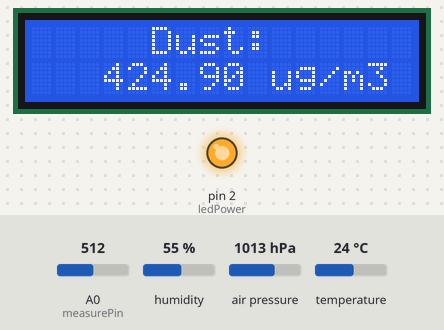
Bench run of a sketch on a simulated Arduino Uno, built with avr-gcc and run on an emulated ATmega328P. Shown: 16×2 character LCD, output pins drawn as LEDs (lit = HIGH). The inputs (shaded band) are chosen by the test bench; at power-on: A0 (measurePin) = 512, temperature 24 °C, air pressure 1013 hPa, humidity 55 %. What the sketch prints to the serial monitor is not drawn.

Above: at 1.2 s.
1.3 s: A0 (measurePin) set to 716
At 12.8 s:
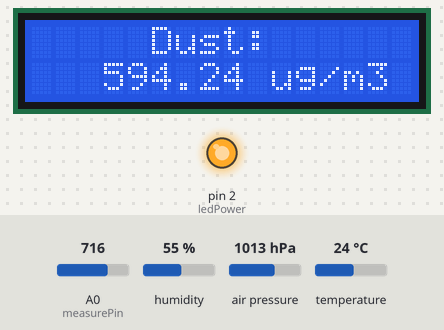
13.6 s: temperature set to 12 °C
At 27.5 s:
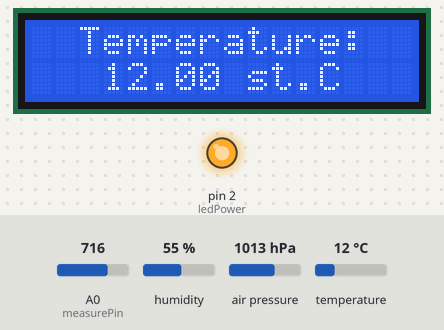
27.6 s: A0 (measurePin) set to 992
At 36.8 s:
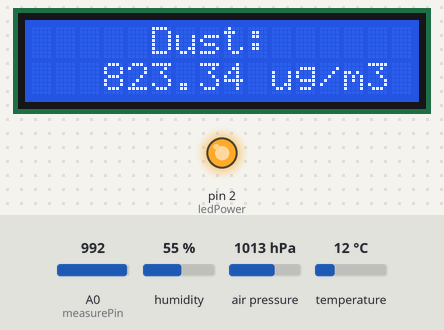
40.7 s: air pressure set to 952 hPa
At 54.6 s:
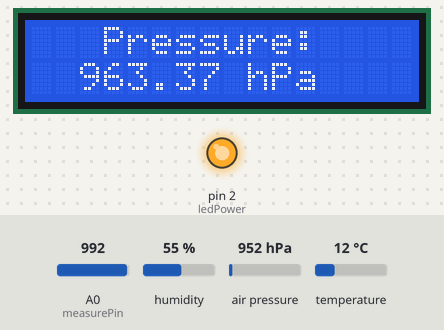
54.7 s: air pressure set to 975 hPa
At 67.0 s:
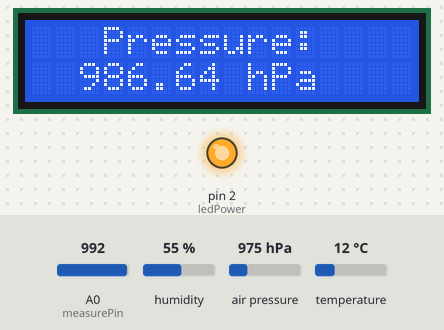
67.8 s: humidity set to 22 %
At 82.5 s:
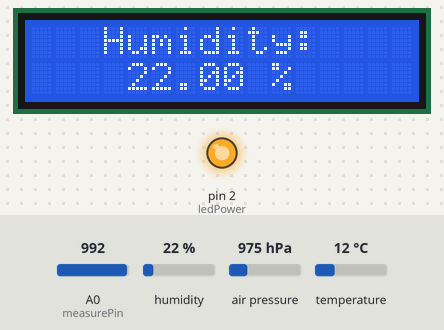
Timing chart, 0 to 82.8 s (numbered marks = the images above; inputs shaded):
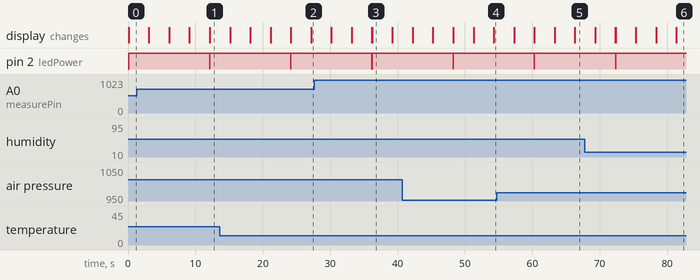

Measured:
- what the display in image 3 shows lasts 3.0 s, from 36.2 s to 39.2 s

The sketch:

sketch_jan2a.ino
```cpp
//Biblioteki

#include <LiquidCrystal.h> //Dołączenie bilbioteki
#include<Wire.h>
#include<SPI.h>
#include<Adafruit_Sensor.h>
#include<Adafruit_BME280.h>

//definiowanie pinów od czujnika temperatury
#define BME_SCK 13
#define BME_MISO 12
#define BME_CS 10
#define BME_MOSI 11
//Zmienne
float Temp;
float Hum;
float Press;

int Dust;
int measurePin = 0;
int ledPower = 2;
int samplingTime = 280;
int deltaTime = 40;
int sleepTime = 9680;
float voMeasured = 0;
float calcVoltage = 0;
float dustDensity = 0;

#define SEALEVELPRESSURE_HPA (1013.25)
#define ALTITUDE 100.0
Adafruit_BME280 bme(BME_CS);
LiquidCrystal lcd(3, 4, 5, 6, 7, 8);

void setup() {
Serial.begin(9600);
Serial.println(F("Siema!")); //!!!
pinMode(ledPower,OUTPUT);
lcd.begin(16,2);

bool status;
status=bme.begin();
if(!status)
{
 Serial.println("Ups, coś poszło nie tak");
 while (1);
Serial.println("OK");
}

}
void loop(){
lcd.display(); //Włącz i poczekaj
Temp = bme.readTemperature();
Press = bme.readPressure();
Press = bme.seaLevelForAltitude(ALTITUDE,Press);
Hum = bme.readHumidity();
digitalWrite(ledPower,LOW);
delayMicroseconds(sleepTime);
voMeasured = analogRead(measurePin);
delayMicroseconds(deltaTime);
digitalWrite(ledPower,HIGH);
delayMicroseconds(sleepTime);
calcVoltage = voMeasured * (5.0 / 1024.0);
dustDensity = 170 * calcVoltage - 0.1;
Serial.println(dustDensity);

lcd.setCursor(5,0);
lcd.print("Dust: ");
lcd.setCursor(3,1);
lcd.print(dustDensity);
lcd.print(" ug/m3");
delay(3000);
lcd.clear();

lcd.setCursor(2,0);
lcd.print("Temperature: ");
lcd.setCursor(3,1);
lcd.print(Temp);
lcd.print(" st.C");
delay(3000);
lcd.clear();

lcd.setCursor(3,0);
lcd.print("Pressure: ");
lcd.setCursor(2,1);
lcd.print(Press/100);
lcd.print(" hPa");
delay(3000);
lcd.clear();

lcd.setCursor(3,0);
lcd.print("Humidity: ");
lcd.setCursor(4,1);
lcd.print(Hum);
lcd.print(" %");
delay(3000);
lcd.clear();
}
```
